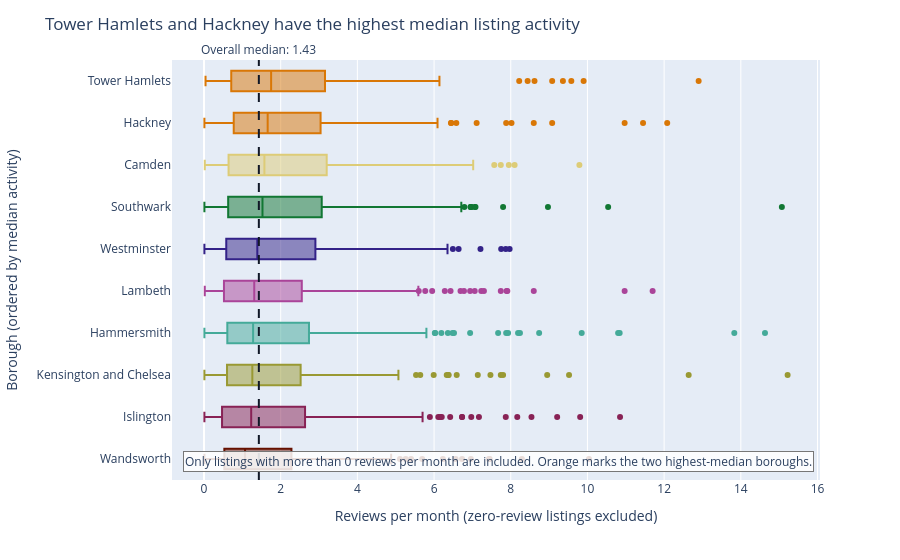

Here is the notebook cell this chart was saved with:
### Markdown cell above
## Task 2 — Box plot: listing activity by borough

**What to build:** A **horizontal box plot** comparing listing activity (reviews per month) across London boroughs — reviews per month is a proxy for how frequently a listing is booked.

**Requirements:**
- Horizontal orientation (borough names are long)
- Sorted by median reviews per month (most active at top)
- Highlight the **two most active** boroughs in a different colour
- Outliers shown as individual points
- Insight title naming the two busiest boroughs

> 💡 Some listings have zero reviews — these are new or inactive listings. Filter them out with before plotting

### Code cell
# Task 2
# YOUR CODE HERE
# Use the borough/neighbourhood field available in this dataset.
borough_col = next((c for c in ['neighbourhood_cleansed', 'borough', 'neighbourhood'] if c in df.columns), None)
if borough_col is None:
    raise KeyError("Could not find a borough column. Check the dataset's neighbourhood/borough field name.")

activity = df[[borough_col, 'reviews_per_month']].dropna().copy()
activity = activity[activity['reviews_per_month'] > 0]  # remove zero-review listings
borough_medians = activity.groupby(borough_col)['reviews_per_month'].median().sort_values(ascending=False)
top_two = borough_medians.head(2).index.tolist()
borough_order = borough_medians.index.tolist()

# Give each borough a consistent colour; highlight the two highest-median boroughs.
palette = px.colors.qualitative.Safe
borough_colors = {borough: '#D97706' if borough in top_two else palette[i % len(palette)]
                  for i, borough in enumerate(borough_order)}

fig2 = px.box(
    activity,
    x='reviews_per_month',
    y=borough_col,
    orientation='h',
    color=borough_col,
    color_discrete_map=borough_colors,
    category_orders={borough_col: borough_order},
    points='outliers',
    labels={'reviews_per_month': 'Reviews per month', borough_col: 'Borough'},
)
overall_median = activity['reviews_per_month'].median()
fig2.add_vline(
    x=overall_median, line_dash='dash', line_color='#111827', line_width=2,
    annotation_text=f'Overall median: {overall_median:.2f}',
    annotation_position='top',
)
fig2.update_layout(
    title=f"{top_two[0]} and {top_two[1]} have the highest median listing activity",
    xaxis_title='Reviews per month (zero-review listings excluded)',
    yaxis_title='Borough (ordered by median activity)',
    showlegend=False,
)
fig2.add_annotation(
    x=0.99, y=0.02, xref='paper', yref='paper',
    text='Only listings with more than 0 reviews per month are included. Orange marks the two highest-median boroughs.',
    showarrow=False, xanchor='right', yanchor='bottom',
    bgcolor='rgba(255,255,255,0.85)', bordercolor='#777', borderwidth=1,
)
fig2.show()

### Figure 1 — Plotly figure (JSON) as saved in the notebook; plotly's stock layout.template omitted (floating-point values rounded to 4 significant figures; data arrays with more than 128 entries replaced by an {"elided": "..."} marker saying what was removed)
{"data": [{"alignmentgroup": "True", "boxpoints": "outliers", "hovertemplate": "Borough=%{y}<br>Reviews per month=%{x}<extra></extra>", "legendgroup": "Tower Hamlets", "marker": {"color": "#D97706"}, "name": "Tower Hamlets", "notched": false, "offsetgroup": "Tower Hamlets", "orientation": "h", "showlegend": true, "type": "box", "x": {"elided": "259 float values"}, "x0": " ", "xaxis": "x", "y": {"elided": "259 str values"}, "y0": " ", "yaxis": "y"}, {"alignmentgroup": "True", "boxpoints": "outliers", "hovertemplate": "Borough=%{y}<br>Reviews per month=%{x}<extra></extra>", "legendgroup": "Hackney", "marker": {"color": "#D97706"}, "name": "Hackney", "notched": false, "offsetgroup": "Hackney", "orientation": "h", "showlegend": true, "type": "box", "x": {"elided": "252 float values"}, "x0": " ", "xaxis": "x", "y": {"elided": "252 str values"}, "y0": " ", "yaxis": "y"}, {"alignmentgroup": "True", "boxpoints": "outliers", "hovertemplate": "Borough=%{y}<br>Reviews per month=%{x}<extra></extra>", "legendgroup": "Camden", "marker": {"color": "rgb(221, 204, 119)"}, "name": "Camden", "notched": false, "offsetgroup": "Camden", "orientation": "h", "showlegend": true, "type": "box", "x": {"elided": "246 float values"}, "x0": " ", "xaxis": "x", "y": {"elided": "246 str values"}, "y0": " ", "yaxis": "y"}, {"alignmentgroup": "True", "boxpoints": "outliers", "hovertemplate": "Borough=%{y}<br>Reviews per month=%{x}<extra></extra>", "legendgroup": "Southwark", "marker": {"color": "rgb(17, 119, 51)"}, "name": "Southwark", "notched": false, "offsetgroup": "Southwark", "orientation": "h", "showlegend": true, "type": "box", "x": {"elided": "270 float values"}, "x0": " ", "xaxis": "x", "y": {"elided": "270 str values"}, "y0": " ", "yaxis": "y"}, {"alignmentgroup": "True", "boxpoints": "outliers", "hovertemplate": "Borough=%{y}<br>Reviews per month=%{x}<extra></extra>", "legendgroup": "Westminster", "marker": {"color": "rgb(51, 34, 136)"}, "name": "Westminster", "notched": false, "offsetgroup": "Westminster", "orientation": "h", "showlegend": true, "type": "box", "x": {"elided": "260 float values"}, "x0": " ", "xaxis": "x", "y": {"elided": "260 str values"}, "y0": " ", "yaxis": "y"}, {"alignmentgroup": "True", "boxpoints": "outliers", "hovertemplate": "Borough=%{y}<br>Reviews per month=%{x}<extra></extra>", "legendgroup": "Lambeth", "marker": {"color": "rgb(170, 68, 153)"}, "name": "Lambeth", "notched": false, "offsetgroup": "Lambeth", "orientation": "h", "showlegend": true, "type": "box", "x": {"elided": "250 float values"}, "x0": " ", "xaxis": "x", "y": {"elided": "250 str values"}, "y0": " ", "yaxis": "y"}, {"alignmentgroup": "True", "boxpoints": "outliers", "hovertemplate": "Borough=%{y}<br>Reviews per month=%{x}<extra></extra>", "legendgroup": "Hammersmith", "marker": {"color": "rgb(68, 170, 153)"}, "name": "Hammersmith", "notched": false, "offsetgroup": "Hammersmith", "orientation": "h", "showlegend": true, "type": "box", "x": {"elided": "245 float values"}, "x0": " ", "xaxis": "x", "y": {"elided": "245 str values"}, "y0": " ", "yaxis": "y"}, {"alignmentgroup": "True", "boxpoints": "outliers", "hovertemplate": "Borough=%{y}<br>Reviews per month=%{x}<extra></extra>", "legendgroup": "Kensington and Chelsea", "marker": {"color": "rgb(153, 153, 51)"}, "name": "Kensington and Chelsea", "notched": false, "offsetgroup": "Kensington and Chelsea", "orientation": "h", "showlegend": true, "type": "box", "x": {"elided": "246 float values"}, "x0": " ", "xaxis": "x", "y": {"elided": "246 str values"}, "y0": " ", "yaxis": "y"}, {"alignmentgroup": "True", "boxpoints": "outliers", "hovertemplate": "Borough=%{y}<br>Reviews per month=%{x}<extra></extra>", "legendgroup": "Islington", "marker": {"color": "rgb(136, 34, 85)"}, "name": "Islington", "notched": false, "offsetgroup": "Islington", "orientation": "h", "showlegend": true, "type": "box", "x": {"elided": "241 float values"}, "x0": " ", "xaxis": "x", "y": {"elided": "241 str values"}, "y0": " ", "yaxis": "y"}, {"alignmentgroup": "True", "boxpoints": "outliers", "hovertemplate": "Borough=%{y}<br>Reviews per month=%{x}<extra></extra>", "legendgroup": "Wandsworth", "marker": {"color": "rgb(102, 17, 0)"}, "name": "Wandsworth", "notched": false, "offsetgroup": "Wandsworth", "orientation": "h", "showlegend": true, "type": "box", "x": {"elided": "226 float values"}, "x0": " ", "xaxis": "x", "y": {"elided": "226 str values"}, "y0": " ", "yaxis": "y"}], "layout": {"annotations": [{"showarrow": false, "text": "Overall median: 1.43", "x": 1.43, "xanchor": "center", "xref": "x", "y": 1, "yanchor": "bottom", "yref": "y domain"}, {"bgcolor": "rgba(255,255,255,0.85)", "bordercolor": "#777", "borderwidth": 1, "showarrow": false, "text": "Only listings with more than 0 reviews per month are included. Orange marks the two highest-median boroughs.", "x": 0.99, "xanchor": "right", "xref": "paper", "y": 0.02, "yanchor": "bottom", "yref": "paper"}], "boxmode": "overlay", "legend": {"title": {"text": "Borough"}, "tracegroupgap": 0}, "margin": {"t": 60}, "shapes": [{"line": {"color": "#111827", "dash": "dash", "width": 2}, "type": "line", "x0": 1.43, "x1": 1.43, "xref": "x", "y0": 0, "y1": 1, "yref": "y domain"}], "showlegend": false, "title": {"text": "Tower Hamlets and Hackney have the highest median listing activity"}, "xaxis": {"anchor": "y", "domain": [0, 1], "title": {"text": "Reviews per month (zero-review listings excluded)"}}, "yaxis": {"anchor": "x", "categoryarray": ["Wandsworth", "Islington", "Kensington and Chelsea", "Hammersmith", "Lambeth", "Westminster", "Southwark", "Camden", "Hackney", "Tower Hamlets"], "categoryorder": "array", "domain": [0, 1], "title": {"text": "Borough (ordered by median activity)"}}}}
